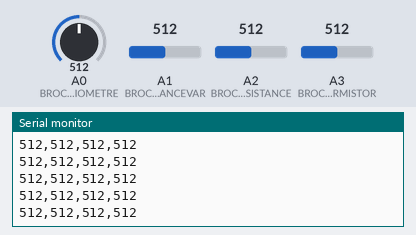
Simulated run of this sketch. Board: Arduino Uno, built with avr-gcc and run on an emulated ATmega328P. Shown: the last lines printed to the serial monitor. The inputs (shaded band) are chosen by the test bench; at power-on: A0 (BROCHE_POTENTIOMETRE) = 512, A1 (BROCHE_RESISTANCEVAR) = 512, A2 (BROCHE_PHOTORESISTANCE) = 512, A3 (BROCHE_THERMISTOR) = 512.

Above: at 1.2 s.
1.3 s: A0 (BROCHE_POTENTIOMETRE) set to 105
At 2.0 s:
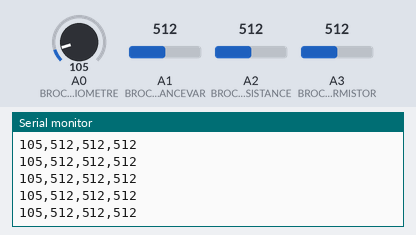
4.3 s: A0 (BROCHE_POTENTIOMETRE) set to 88
At 4.8 s:
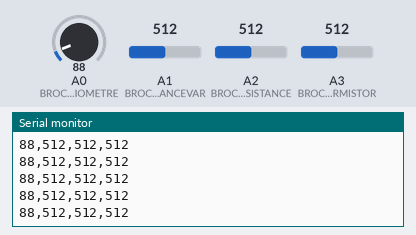
Timing chart, 0 to 7.3 s (numbered marks = the images above; inputs shaded):
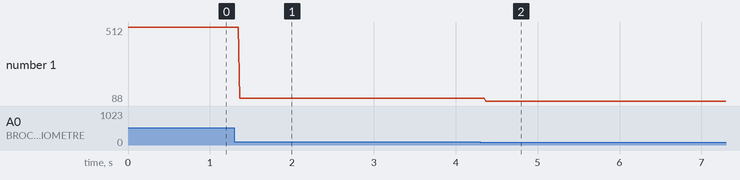

The sketch:

code_arduino_communication_arduino_processing.ino
```cpp
/* 4 capteurs / une communication série
 */

#define BROCHE_POTENTIOMETRE     A0    // broche à relier au potentiomètre
#define BROCHE_RESISTANCEVAR     A1    // broche à relier
#define BROCHE_PHOTORESISTANCE   A2    // broche à relier
#define BROCHE_THERMISTOR        A3    // broche à relier

int signal_potentiometre;              // conserver la valeur du potentiomètre
int signal_resistancevar;
int signal_photoresistance;
int signal_thermistor;

void setup() {
  pinMode(BROCHE_POTENTIOMETRE, INPUT); // la broche est définie comme une entrée
  pinMode(BROCHE_RESISTANCEVAR, INPUT); // la broche est définie comme une entrée
  pinMode(BROCHE_PHOTORESISTANCE, INPUT); // la broche est définie comme une entrée
  pinMode(BROCHE_THERMISTOR, INPUT); // la broche est définie comme une entrée
  Serial.begin(9600);                   // démarrer la communication avec l'ordinateur
}

void loop() {
  signal_potentiometre = analogRead(BROCHE_POTENTIOMETRE);
  signal_resistancevar = analogRead(BROCHE_RESISTANCEVAR);
  signal_photoresistance = analogRead(BROCHE_PHOTORESISTANCE);
  signal_thermistor = analogRead(BROCHE_THERMISTOR);

  // Envoyer les valeurs sur le port série
  Serial.print(signal_potentiometre);
  Serial.print(",");
  Serial.print(signal_resistancevar);
  Serial.print(",");
  Serial.print(signal_photoresistance);
  Serial.print(",");
  Serial.println(signal_thermistor);

  delay(10);  // pause de 10 millisecondes (1/100e de seconde)
}
```

Measured:
- after the input at 1.3 s, the serial monitor: prints a new line after 0.06 s (image 1)
- after the input at 4.3 s, the serial monitor: prints a new line after 0.07 s (image 2)
- plotted number 1: 512 → 105 after the input at 1.3 s, 105 → 88 after the input at 4.3 s
